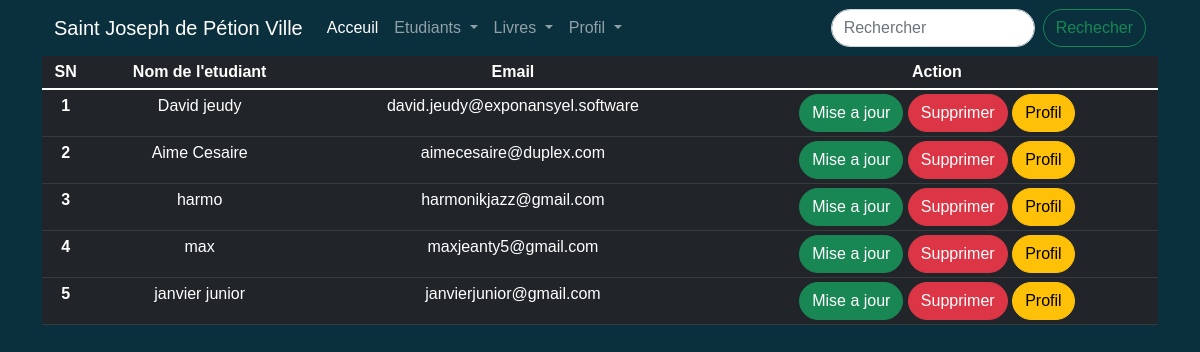
Screenshot of /students/ (signed in) with the database file from the repository.
### library/models.py (models this page shows, shortened)
class Account(AbstractBaseUser, PermissionsMixin):
    id = models.UUIDField(primary_key=True, unique=True,
                          default=uuid.uuid4, editable=False)
    email = models.EmailField(verbose_name="email", max_length=60, unique=True)
    name = models.CharField(max_length=60, unique=False)
    username = models.CharField(max_length=30, unique=True)
    enrollment_no = models.IntegerField(
        unique=True, default=random.randint(10000, 99999))
    date_joined = models.DateTimeField(
        verbose_name='date joined', auto_now_add=True)
    last_login = models.DateTimeField(verbose_name='last login', auto_now=True)
    pic = models.ImageField(blank=True, upload_to='students')
    is_admin = models.BooleanField(default=False)
    is_active = models.BooleanField(default=True)
    is_staff = models.BooleanField(default=False)
    is_superuser = models.BooleanField(default=False)
    USERNAME_FIELD = 'email'
    REQUIRED_FIELDS = ['name', 'username']
    objects = MyAccountManager()
    def has_perm(self, perm, obj=None):
        return self.is_admin

### library/views.py (the view)
# urls.py: path('students/', StudentView.as_view(), name='student-list'),
class StudentView(LoginRequiredMixin, UserAccessMixin, ListView):
    model=Account
    context_object_name='students'
    permission_required = 'students.view_students'
    template_name='library/student_list.html'
    def get_context_data(self,  *args,**kwargs):
        context=super().get_context_data(**kwargs)
        context['students']=context['students'].exclude(is_admin=True)
        search_input=self.request.GET.get('search-area') or ''
        if search_input:
            context['students']=context['students'].filter(name__startswith=search_input)
        context['search_input']=search_input
        return context

### library/views.py (called while the page is built)
    def dispatch(self, request, *args, **kwargs):
        if not self.has_permission():
            return redirect('library:home')
        return super(UserAccessMixin, self).dispatch(request, *args, **kwargs)

### library/templates/library/student_list.html
{% extends "library/base.html" %} {% block content %}
<table class="table table-sm table-dark"  style="margin: auto;">
  <thead>
    <tr>
      <th scope="col">SN</th>
      <th scope="col">Nom de l'etudiant</th>
      <th scope="col">Email</th>
      <th scope="col">Action</th>
    </tr>
  </thead>
  {% if students %}
  <tbody>
    {% for student in students %}
    <tr>
      <th scope="row">{{ forloop.counter }}</th>
      <td>{{student.name}}</td>
      <td>{{student.email}}</td>
      <td><a href="{% url 'library:student-update' student.id%}" class="btn btn-success">Mise a jour</a>  <a href="{% url 'library:student-delete' student.id%}" class="btn btn-danger">Supprimer</a>  <a href="{% url 'library:student-detail' student.id%}" class="btn btn-warning">Profil</a> </td>
    </tr>
    {% endfor %}
  </tbody>
  {% else %}
  <tbody><tr><td colspan="6"> Pas d'etudiants.</td></tr></tbody>
  {% endif %}
</table>
{% endblock %}

### library/templates/library/base.html (style rules this page uses)
body, html { margin: 0; padding: 0; height: 100%; background: #0a2f3d !important; color: rgb(149, 224, 224); font-family: Helvetica, Arial, sans-serif; }
.btn { border-radius: 1.4rem; }
th,td { text-align: center; margin: auto; }
.table { color: rgb(255, 255, 255); }

### rows the page displays
Account: name "David jeudy", email "david.jeudy@exponansyel.software"
Account: name "Aime Cesaire", email "aimecesaire@duplex.com"
Account: name "harmo", email "harmonikjazz@gmail.com"
Account: name "max", email "maxjeanty5@gmail.com"
Account: name "janvier junior", email "janvierjunior@gmail.com"
